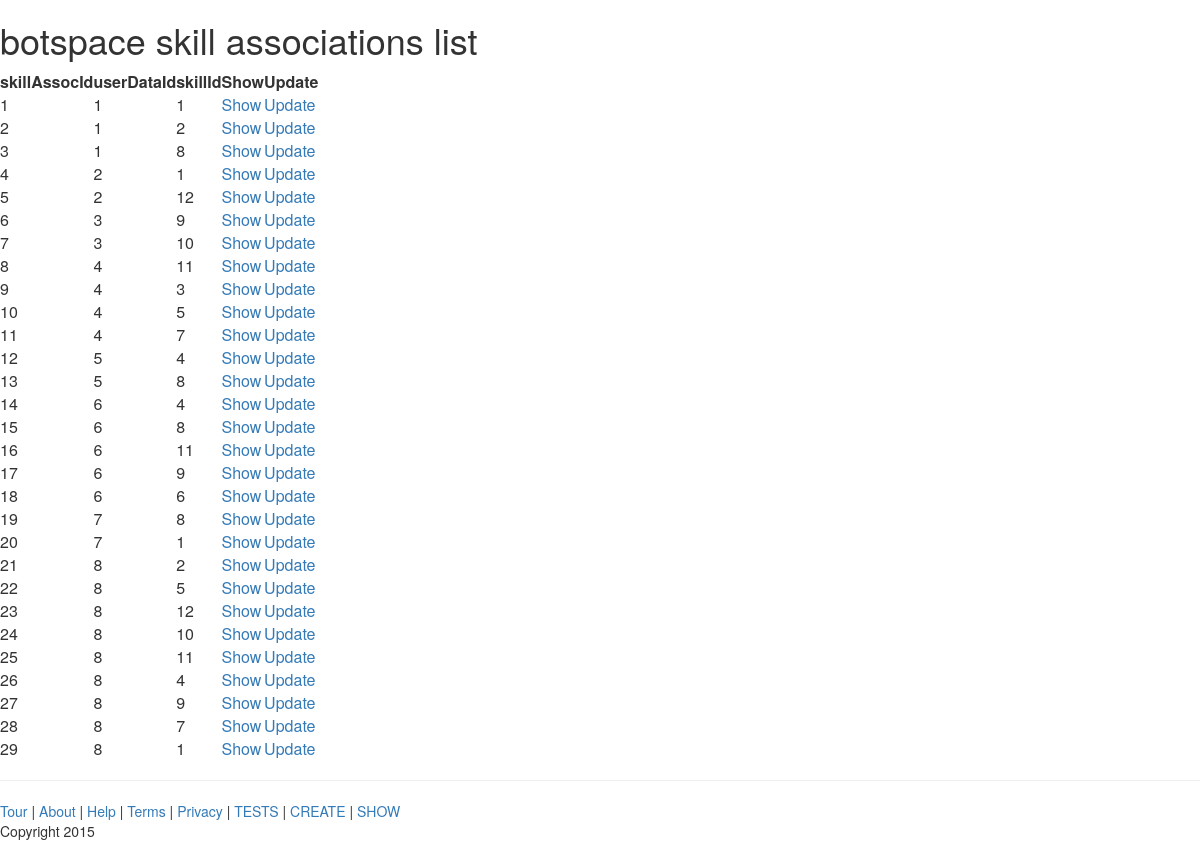
/WebContent/skillassoc/show/all, run on the app's committed database.
### tables this page shows
CREATE TABLE SkillAssocs (
  skillAssocId		 int(11) NOT NULL AUTO_INCREMENT,
  skillId			 int(3) NOT NULL,
  userDataId		 int(11) NOT NULL,
  PRIMARY KEY (skillAssocId),
  FOREIGN KEY (skillId) REFERENCES Skills(skillId),
  FOREIGN KEY (userDataId) REFERENCES UserData(userDataId)
);

### WebContent/models/SkillAssocs.class.php (called while the page is built, shortened)
<?php
class SkillAssocs {
	private $skillAssocId;
	private $skillId;
	private $userDataId;
	public function __construct($userDataId = null, $skillId = null) {
		$this->userDataId = $userDataId;
		$this->skillId = $skillId;
	}
	public function getUserDataId() {
		return $this->userDataId;
	}
	public function getSkillId() {
		return $this->skillId;
	}
	public function getSkillAssocId() {
		return $this->skillAssocId;
	}
	public function setSkillAssocId($id) {
		$this->skillAssocId = $id;
	}
	private function initialize() {
		if (is_null($this->userDataId) || is_null($this->skillId))
			$this->initializeEmpty();
		else {
			$this->userDataId = trim($this->userDataId);
			$this->userDataId = stripslashes($this->userDataId);
			$this->userDataId = htmlspecialchars($this->userDataId);
			$this->skillId = trim($this->skillId);
			$this->skillId = stripslashes($this->skillId);
			$this->skillId = htmlspecialchars($this->skillId);
		}
	}
}
?>

### WebContent/models/SkillAssocsDB.class.php (called while the page is built, shortened)
<?php
class SkillAssocsDB {
	public static function getSkillAssocsBy($type = null, $value = null) {
		$skillAssocsRows = SkillAssocsDB::getSkillAssocsRowsBy($type, $value);
		return SkillAssocsDB::getSkillAssocsArray($skillAssocsRows);
	}
	public static function getSkillAssocsRowsBy($type, $value) {
		$allowedTypes = ["skillAssocId", "skillId", "userDataId"];
		$skillAssocsRows = array();
		try {
			$db = Database::getDB();
			$query = "SELECT skillAssocId, skillId, userDataId FROM SkillAssocs";
			if (!is_null($type)) {
				if (!in_array($type, $allowedTypes))
					throw new PDOException("$type is not an allowed search criterion for SkillAssocs");
				$query = $query . " WHERE ($type = :$type)";
				$statement = $db->prepare($query);
				$statement->bindParam(":$type", $value);
			} else {
				$query = $query . " ORDER BY skillAssocId ASC";
				$statement = $db->prepare($query);
			}
			$statement->execute();
			$skillAssocsRows = $statement->fetchAll(PDO::FETCH_ASSOC);
		} catch (Exception $e) {
			echo "<p>Error getting skill assoc rows by $type: " . $e->getMessage() . "</p>";
		}
		return $skillAssocsRows;
	}
	public static function getSkillAssocsArray($skillAssocsRows) {
		$skillAssocs = array();
		if (!empty($skillAssocsRows)) {
			foreach ($skillAssocsRows as $row) {
				$skillAssoc = new SkillAssocs($row['userDataId'], $row['skillId']);
				$skillAssoc->setSkillAssocId($row['skillAssocId']);
				array_push($skillAssocs, $skillAssoc);
			}
		}
		return $skillAssocs;
	}
}
?>

### WebContent/views/SkillAssocView.class.php (the view, shortened to what this page needs)
<?php
class SkillAssocView {
	public static function showAll() {
		if (array_key_exists('headertitle', $_SESSION)) {
			MasterView::showHeader();
		}
		$skillAssocs = (array_key_exists('skillAssocs', $_SESSION)) ? $_SESSION['skillAssocs'] : array();
		$base = (array_key_exists('base', $_SESSION)) ? $_SESSION['base'] : "";
		echo "<h1>botspace skill associations list</h1>";
		echo "<table>";
		echo "<thead>";
		echo "<tr><th>skillAssocId</th><th>userDataId</th><th>skillId</th><th>Show</th><th>Update</th></tr>";
		echo "</thead>";
		echo "<tbody>";
		foreach ($skillAssocs as $skillAssoc) {
			echo '<tr>';
			echo '<td>'.$skillAssoc->getSkillAssocId().'</td>';
			echo '<td>'.$skillAssoc->getUserDataId().'</td>';
			echo '<td>'.$skillAssoc->getSkillId().'</td>';
			echo '<td><a href="/'.$base.'/skillassoc/show/'.$skillAssoc->getSkillAssocId().'">Show</a></td>';
			echo '<td><a href="/'.$base.'/skillassoc/update/'.$skillAssoc->getSkillAssocId().'">Update</a></td>';
			echo '</tr>';
		}
		echo "</tbody>";
		echo "</table>";
	}
}
?>

### data on the page
skillassocs: skillAssocId "1", userDataId "1", skillId "1"
skillassocs: skillAssocId "2", userDataId "1", skillId "2"
skillassocs: skillAssocId "3", userDataId "1", skillId "8"
skillassocs: skillAssocId "4", userDataId "2", skillId "1"
skillassocs: skillAssocId "5", userDataId "2", skillId "12"
skillassocs: skillAssocId "6", userDataId "3", skillId "9"
skillassocs: skillAssocId "7", userDataId "3", skillId "10"
skillassocs: skillAssocId "8", userDataId "4", skillId "11"
skillassocs: skillAssocId "9", userDataId "4", skillId "3"
skillassocs: skillAssocId "10", userDataId "4", skillId "5"
skillassocs: skillAssocId "11", userDataId "4", skillId "7"
skillassocs: skillAssocId "12", userDataId "5", skillId "4"
skillassocs: skillAssocId "13", userDataId "5", skillId "8"
skillassocs: skillAssocId "14", userDataId "6", skillId "4"
skillassocs: skillAssocId "15", userDataId "6", skillId "8"
skillassocs: skillAssocId "16", userDataId "6", skillId "11"
skillassocs: skillAssocId "17", userDataId "6", skillId "9"
skillassocs: skillAssocId "18", userDataId "6", skillId "6"
skillassocs: skillAssocId "19", userDataId "7", skillId "8"
skillassocs: skillAssocId "20", userDataId "7", skillId "1"
skillassocs: skillAssocId "21", userDataId "8", skillId "2"
skillassocs: skillAssocId "22", userDataId "8", skillId "5"
skillassocs: skillAssocId "23", userDataId "8", skillId "12"
skillassocs: skillAssocId "24", userDataId "8", skillId "10"
skillassocs: skillAssocId "25", userDataId "8", skillId "11"
skillassocs: skillAssocId "26", userDataId "8", skillId "4"
skillassocs: skillAssocId "27", userDataId "8", skillId "9"
skillassocs: skillAssocId "28", userDataId "8", skillId "7"
skillassocs: skillAssocId "29", userDataId "8", skillId "1"

### other printed values
MasterView::$STD_FOOTER "Tour | About | Help | Terms | Privacy | TESTS | CREATE | SHOW Copyright 2015"
